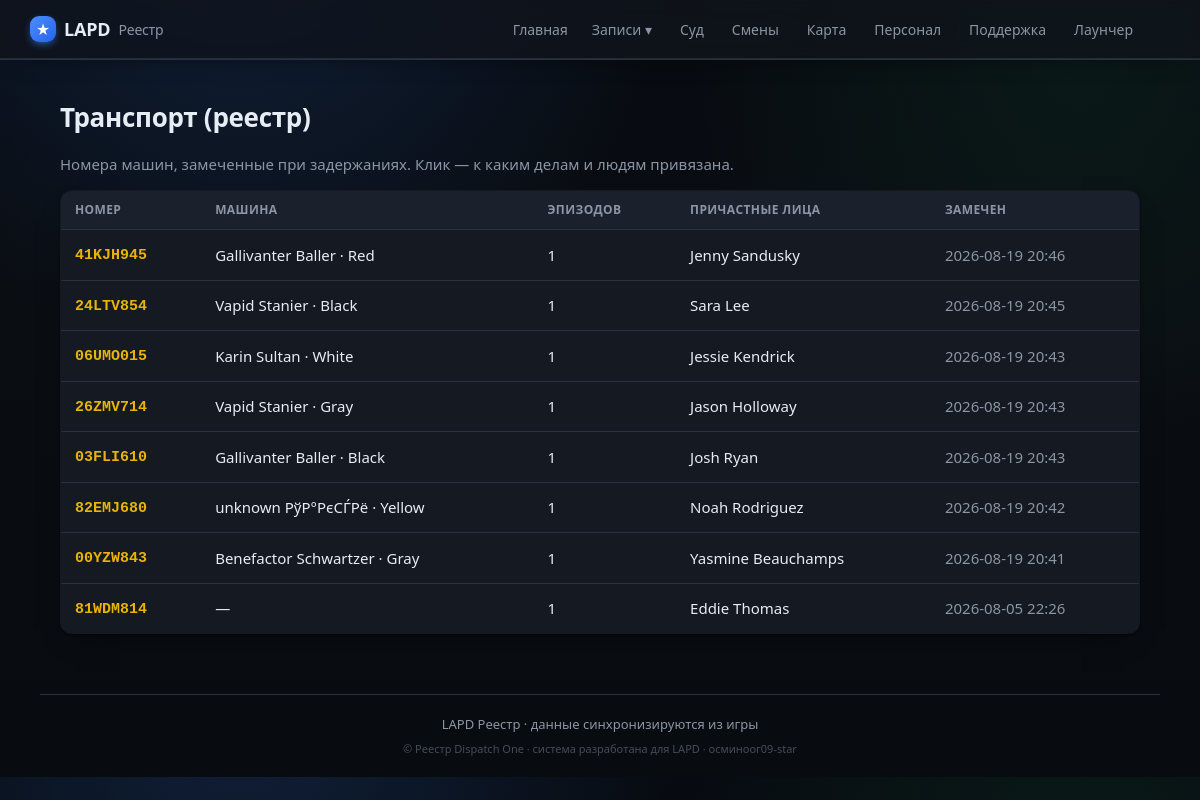
Page /vehicles on the earlier database version.
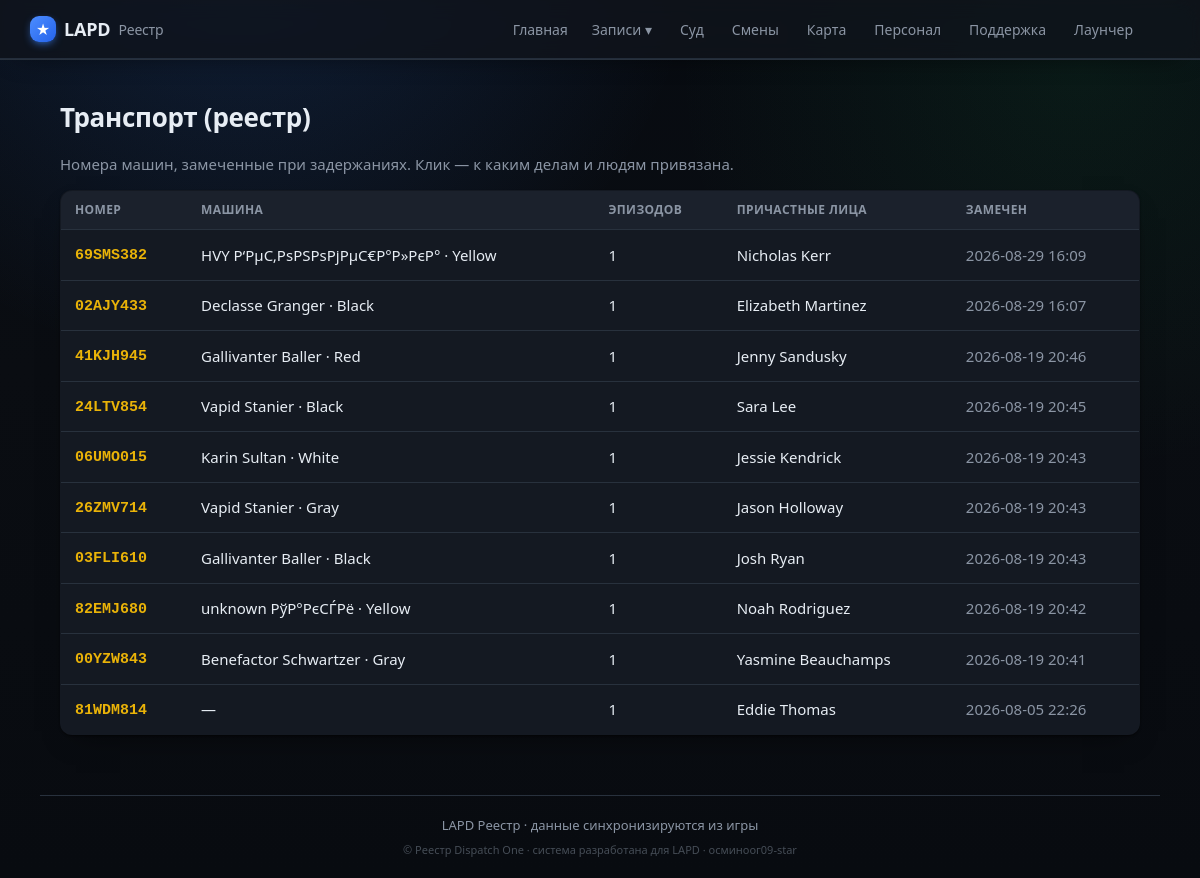
Same page on the later database version.
### tables this page shows
CREATE TABLE vehicles (
                id INTEGER PRIMARY KEY AUTOINCREMENT,
                plate TEXT,
                suspect_name TEXT,
                officer_id INTEGER,
                zone TEXT,
                seen_at TEXT,
                source_ext TEXT, make TEXT, model TEXT, color TEXT, vclass TEXT, owner TEXT, insurance TEXT, registration TEXT,
                UNIQUE(plate, source_ext)
            );

### app/main.py (the view)
@app.route("/vehicles")
def vehicles():
    return render_template("vehicles.html", vehicles=db.list_vehicles())

### app/db.py (called while the page is built)
@contextmanager
def get_conn():
    conn = sqlite3.connect(config.DB_PATH)
    conn.row_factory = sqlite3.Row
    try:
        yield conn
        conn.commit()
    finally:
        conn.close()

def list_vehicles(limit=300):
    with get_conn() as c:
        rows = c.execute(
            """SELECT vehicles.plate,
                      COUNT(DISTINCT vehicles.source_ext) AS incidents,
                      GROUP_CONCAT(DISTINCT vehicles.suspect_name) AS suspects,
                      MAX(vehicles.make) AS make, MAX(vehicles.model) AS model,
                      MAX(vehicles.color) AS color,
                      MAX(vehicles.seen_at) AS last_seen
               FROM vehicles WHERE plate IS NOT NULL AND plate!=''
               GROUP BY vehicles.plate ORDER BY last_seen DESC LIMIT ?""", (limit,)).fetchall()
        out = []
        for r in rows:
            d = dict(r)
            mm = " ".join(x for x in (d.get("make"), d.get("model")) if x)
            d["vehicle"] = mm or None
            out.append(d)
        return out

### app/templates/vehicles.html (shortened to what this page needs)
{% extends "base.html" %}
{% block content %}
<h1>Транспорт (реестр)</h1>
<p class="muted">Номера машин, замеченные при задержаниях. Клик — к каким делам и людям привязана.</p>
{% if vehicles %}
<table class="tbl">
  <thead><tr><th>Номер</th><th>Машина</th><th>Эпизодов</th><th>Причастные лица</th><th>Замечен</th></tr></thead>
  <tbody>
  {% for v in vehicles %}
    <tr onclick="location='{{ url_for('vehicle_view', plate=v.plate) }}'">
      <td><span class="cs">{{ v.plate }}</span></td>
      <td>{{ v.vehicle or '—' }}{% if v.color %} · {{ v.color }}{% endif %}</td>
      <td>{{ v.incidents }}</td>
      <td>{{ v.suspects or '—' }}</td>
      <td class="muted">{{ v.last_seen[:16].replace('T',' ') if v.last_seen else '—' }}</td>
    </tr>
  {% endfor %}
  </tbody>
</table>
{% else %}
  <p class="empty">Машин пока нет<span class="empty-sub">Номера появляются из задержаний с транспортом.</span></p>
{% endif %}
{% endblock %}

Differences in the rows shown:
added vehicles: plate "69SMS382", vehicle "HVY Р‘РµС‚РѕРЅРѕРјРµС€Р°Р»РєР°", color "Yellow", incidents "1", suspects "Nicholas Kerr", last_seen "2026-08-29 16:09"
added vehicles: plate "02AJY433", vehicle "Declasse Granger", color "Black", incidents "1", suspects "Elizabeth Martinez", last_seen "2026-08-29 16:07"
